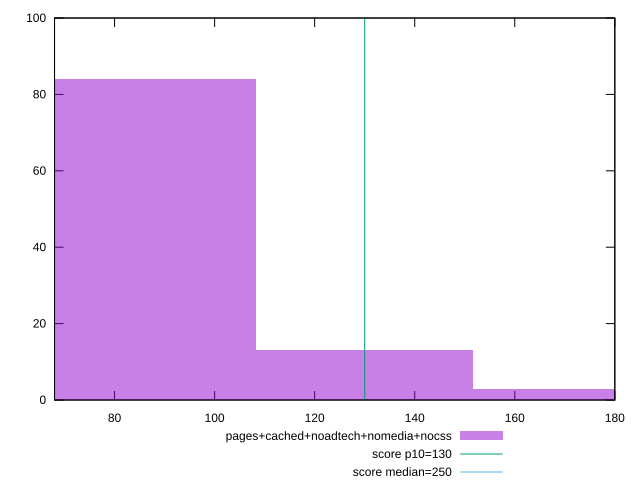

Generate this figure with gnuplot:
reset

$pagesCachedNoadtechNomediaNocss <<EOF
129.91208407166903 13
173.21611209555869 3
86.60805604777934 84
EOF

set key outside below
set boxwidth 43.30402802388967
set xrange [68:180]
set yrange [0:100]
set trange [0:100]
set style fill transparent solid 0.5 noborder

set parametric
set terminal svg size 640, 490 enhanced background rgb 'white'
set output "report_00017_2021-02-10T15-08-03.406Z/max-potential-fid/comparison/histogram/4_vs_5.svg"

plot $pagesCachedNoadtechNomediaNocss title "pages+cached+noadtech+nomedia+nocss" with boxes, \
     130,t title "score p10=130", \
     250,t title "score median=250"

reset
